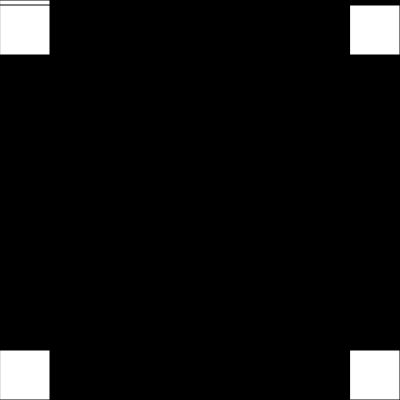
Frame 1 (no input)
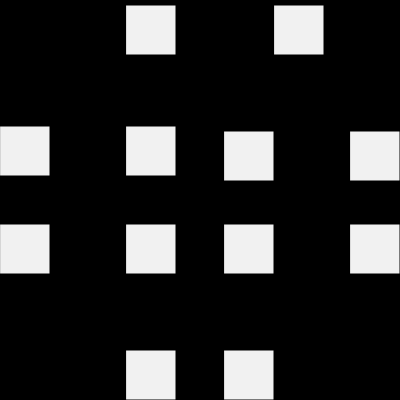
Frame 60 (no input)
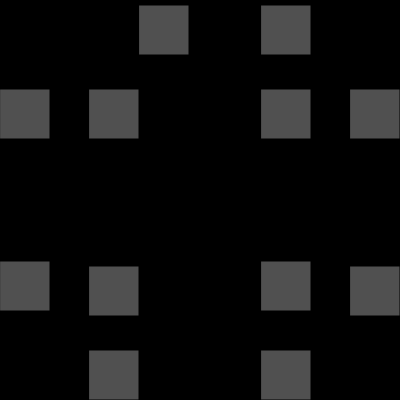
Frame 120 (the mouse pressed at the canvas centre since frame 60)

The p5.js sketch that drew these frames (run headless with seeded random() and noise() and a simulated clock; from frame 60 on, the mouse is pressed at the canvas centre):

// p5.js sketch
// ── sketch.js
var bigdaddy = 0;
function setup() {
  createCanvas(400, 400);
}

function draw() {
  background(0)
fill(random(400))
  rect(0, 0 + bigdaddy, 50);
  rect(0 + bigdaddy, 0 + bigdaddy, 50);
rect(0 + bigdaddy, 5,50);
rect(400-bigdaddy,5,50);
rect(350,5+bigdaddy,50)
 rect(350-bigdaddy,5+bigdaddy,50)
rect(350-bigdaddy,350,50)
rect (350,350-bigdaddy,50) 
rect(350-bigdaddy,350-bigdaddy,50)  
rect(0+bigdaddy,350,50)  
rect(0,350-bigdaddy,50)  
rect(0+bigdaddy,350-bigdaddy,50)  

  
  
  
  
  
  
  bigdaddy = bigdaddy + 9;
  if (bigdaddy > 400) {
    bigdaddy = 0;
  }
}
